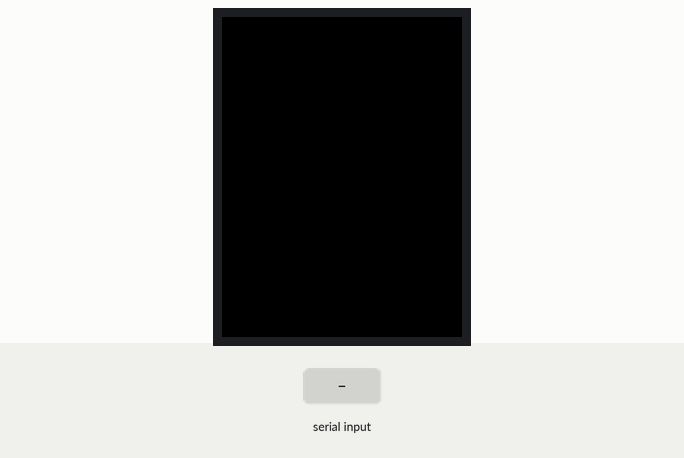
A sketch run on a simulated Arduino Uno, built with avr-gcc and run on an emulated ATmega328P. Parts: 320×240 colour display. The test bench sets the inputs (shaded band).

Above: at 1.3 s.
1.4 s: "BUTTON1 1\n" received over the second serial link
At 3.1 s:
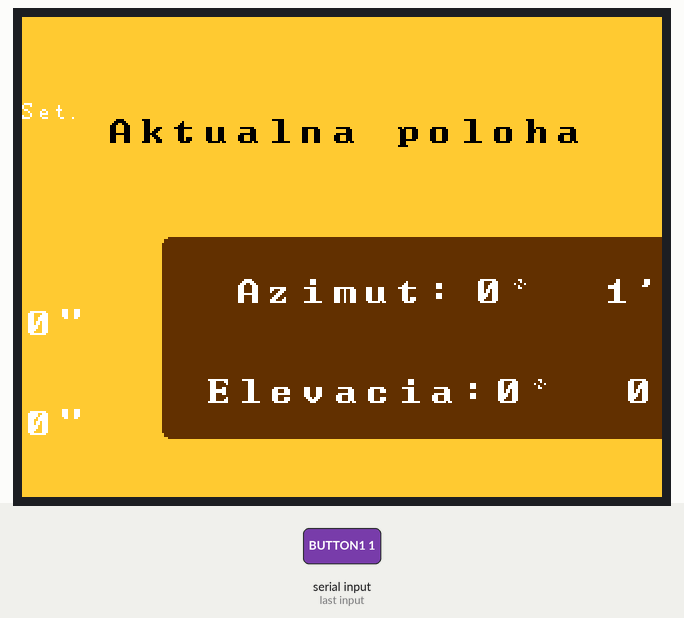
4.1 s: "BUTTON1 150\n" received over the second serial link
6.8 s: "BUTTON1\n" received over the second serial link
At 7.8 s:
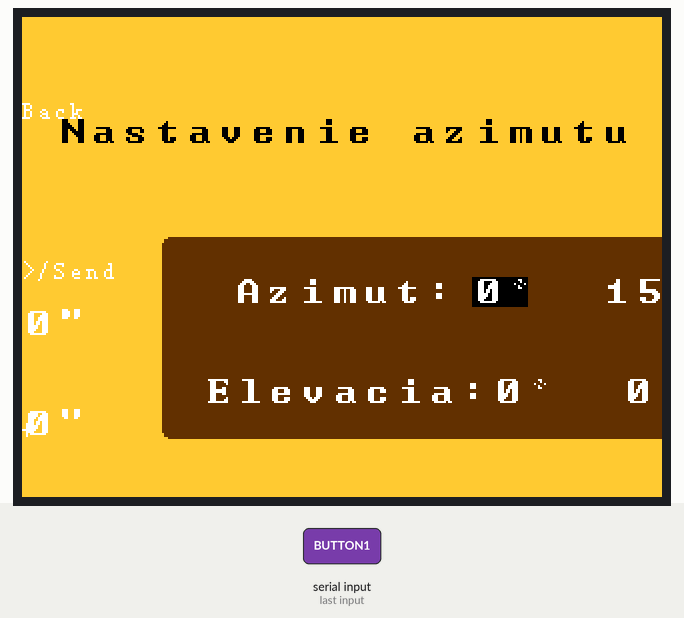
8.5 s: "SEND\n" received over the second serial link
At 9.3 s:
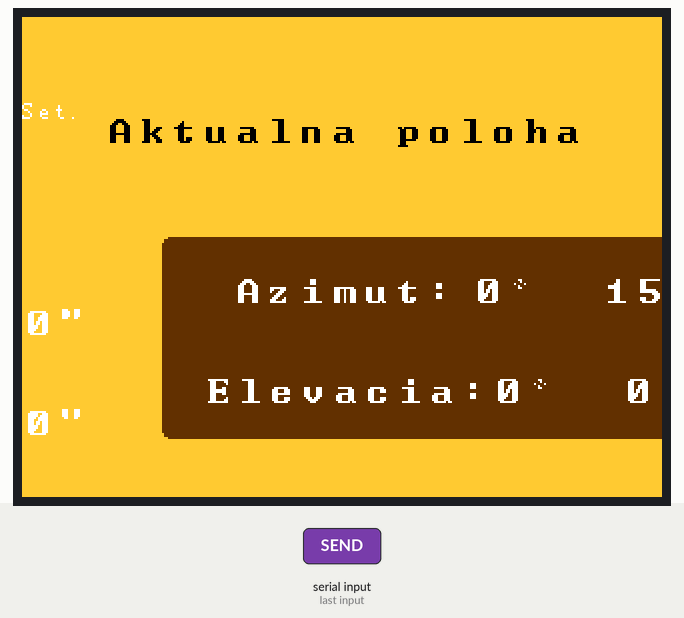
Timing chart, 0 to 11.2 s (numbered marks = the images above; inputs shaded):
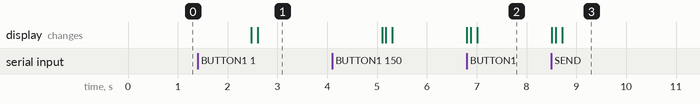

The sketch:

display.ino
```cpp
#include "display.h"

extern UTFTGLUE myGLCD;

void setup()
{
  Serial.begin(9600);
  //while (!Serial);
  toPico.begin(9600);

  myGLCD.InitLCD();

  settingsScreen = false;
  indexOfCurrentChangingNumber = 0;
}

void loop()
{
  if (toPico.available()) {
    String command = toPico.readStringUntil('\n');
    if (command == "BUTTON1" && !settingsScreen) {
      settingsScreen = true;
      indexOfCurrentChangingNumber = 0;
      newAzimuth = azimuth;
      newElevation = elevation;
      showSettings();
    } else if (command == "BUTTON1" && settingsScreen) {
      settingsScreen = false;
      displayAE(azimuth, elevation);
    } else if (command == "BUTTON2" && settingsScreen) {
      indexOfCurrentChangingNumber = (indexOfCurrentChangingNumber + 1) % 3;
      displayNumbers();
    } else if (command == "BUTTON3" && settingsScreen) {
      incrementNumber();
    } else if (command == "BUTTON4" && settingsScreen) {
      decrementNumber();
    } else if (command == "SEND" && settingsScreen) {
      char send[20];
      sprintf(send, "%d %d %d\n", newAzimuth.degrees, newAzimuth.minutes, newAzimuth.seconds);
      toPico.write(send);
      settingsScreen = false;
      displayAE(azimuth, elevation);
    } else if (command != "BUTTON1" && command != "BUTTON2" && command != "BUTTON3" && command != "BUTTON4" && command != "SEND"){
      String elevationStr = toPico.readStringUntil('\n');
      int firstSpace = command.indexOf(' ');
      int secondSpace = command.indexOf(' ', firstSpace + 1);
      azimuth.degrees = command.substring(0, firstSpace).toInt();
      azimuth.minutes = command.substring(firstSpace + 1, secondSpace).toInt();
      azimuth.seconds = command.substring(secondSpace + 1).toInt();

      firstSpace = elevationStr.indexOf(' ');
      secondSpace = elevationStr.indexOf(' ', firstSpace + 1);
      elevation.degrees = elevationStr.substring(0, firstSpace).toInt();
      elevation.minutes = elevationStr.substring(firstSpace + 1, secondSpace).toInt();
      elevation.seconds = elevationStr.substring(secondSpace + 1).toInt();

      azimuth = {azimuth.degrees, azimuth.minutes, azimuth.seconds};
      elevation = {elevation.degrees, elevation.minutes, elevation.seconds};
      if (!settingsScreen){
        displayAE(azimuth, elevation);
      }
    }
  }
}
```

display.cpp
```cpp
#include "display.h"

UTFTGLUE myGLCD(0,A2,A1,A3,A4,A0);
SoftwareSerial toPico(12,11);  // RX = 11 ZLTY na BIELY, TX =12 ORANZOVY na CIERNY (should connect opposite at PICO2)
bool settingsScreen;
DegreesMinutesSeconds azimuth;
DegreesMinutesSeconds elevation;
DegreesMinutesSeconds newAzimuth;
DegreesMinutesSeconds newElevation;
int indexOfCurrentChangingNumber;

void displayAE(DegreesMinutesSeconds azimuth, DegreesMinutesSeconds elevation) {
  myGLCD.clrScr();

  myGLCD.fillScr(255, 200, 50);
  myGLCD.setColor(100, 50, 0);
  myGLCD.fillRoundRect(70, 110, 410, 210);

  myGLCD.fillRoundRect(430, 20, 480, 50);

  myGLCD.setFont(BigFont);
  myGLCD.setBackColor(255, 200, 50);
  myGLCD.setColor(0, 0, 0);
  myGLCD.print("Aktualna poloha", CENTER, 50);

  myGLCD.setColor(255, 255, 255);
  myGLCD.setBackColor(100, 50, 0);

  myGLCD.setFont(SmallFont);
  myGLCD.print("Set.", 445, 30);

  char degrees[10];
  char minutes[10];
  char seconds[10];
  sprintf(degrees, "%d~", azimuth.degrees);
  sprintf(minutes, "%d'", azimuth.minutes);
  sprintf(seconds, "%d\"", azimuth.seconds);
  myGLCD.setFont(BigFont);
  myGLCD.print("Azimut: ", 105, 130);
  myGLCD.print(degrees, 225, 130);
  myGLCD.print(minutes, 290, 130);
  myGLCD.print(seconds, 340, 130);

  sprintf(degrees, "%d~", elevation.degrees);
  sprintf(minutes, "%d'", elevation.minutes);
  sprintf(seconds, "%d\"", elevation.seconds);
  myGLCD.print("Elevacia: ", 90, 180);
  myGLCD.print(degrees, 235, 180);
  myGLCD.print(minutes, 300, 180);
  myGLCD.print(seconds, 350, 180);
}


void showSettings() {
  myGLCD.clrScr();

  myGLCD.fillScr(255, 200, 50);
  myGLCD.setColor(100, 50, 0);
  myGLCD.fillRoundRect(70, 110, 410, 210);

  myGLCD.fillRoundRect(430, 20, 480, 50);
  myGLCD.fillRoundRect(430, 100, 480, 130);
  myGLCD.fillRoundRect(430, 180, 480, 210);
  myGLCD.fillRoundRect(430, 260, 480, 290);

  myGLCD.setFont(BigFont);
  myGLCD.setBackColor(255, 200, 50);
  myGLCD.setColor(0, 0, 0);
  myGLCD.print("Nastavenie azimutu", CENTER, 50);

  myGLCD.setColor(255, 255, 255);
  myGLCD.setBackColor(100, 50, 0);
  myGLCD.setFont(SmallFont);
  myGLCD.print("Back", 440, 30);
  myGLCD.print(">/Send", 432, 110);
  myGLCD.print("+", 453, 190);
  myGLCD.print("-", 453, 270);

  myGLCD.setFont(BigFont);

  char degrees[10];
  char minutes[10];
  char seconds[10];
  sprintf(degrees, "%d~", newAzimuth.degrees);
  sprintf(minutes, "%d'", newAzimuth.minutes);
  sprintf(seconds, "%d\"", newAzimuth.seconds);
  myGLCD.print("Azimut: ", 105, 130);
  if (indexOfCurrentChangingNumber == 0){
    myGLCD.setBackColor(0, 0, 0);
  }
  myGLCD.print(degrees, 225, 130);
  myGLCD.setBackColor(100, 50, 0);
  if (indexOfCurrentChangingNumber == 1){
    myGLCD.setBackColor(0, 0, 0);
  }
  myGLCD.print(minutes, 290, 130);
  myGLCD.setBackColor(100, 50, 0);
  if (indexOfCurrentChangingNumber == 2){
    myGLCD.setBackColor(0, 0, 0);
  }
  myGLCD.print(seconds, 340, 130);
  myGLCD.setBackColor(100, 50, 0);

  sprintf(degrees, "%d~", elevation.degrees);
  sprintf(minutes, "%d'", elevation.minutes);
  sprintf(seconds, "%d\"", elevation.seconds);

  myGLCD.print("Elevacia: ", 90, 180);
  myGLCD.print(degrees, 235, 180);
  myGLCD.print(minutes, 300, 180);
  myGLCD.print(seconds, 350, 180);
}

void displayNumbers() {
  myGLCD.setColor(100, 50, 0);
  myGLCD.fillRoundRect(210, 120, 380, 150);
  char degrees[10];
  char minutes[10];
  char seconds[10];
  sprintf(degrees, "%d~", newAzimuth.degrees);
  sprintf(minutes, "%d'", newAzimuth.minutes);
  sprintf(seconds, "%d\"", newAzimuth.seconds);
  myGLCD.setColor(255, 255, 255);
  myGLCD.setBackColor(100, 50, 0);
  myGLCD.setFont(BigFont);
  if (indexOfCurrentChangingNumber == 0){
    myGLCD.setBackColor(0, 0, 0);
  }
  myGLCD.print(degrees, 225, 130);
  myGLCD.setBackColor(100, 50, 0);
  if (indexOfCurrentChangingNumber == 1){
    myGLCD.setBackColor(0, 0, 0);
  }
  myGLCD.print(minutes, 290, 130);
  myGLCD.setBackColor(100, 50, 0);
  if (indexOfCurrentChangingNumber == 2){
    myGLCD.setBackColor(0, 0, 0);
  }
  myGLCD.print(seconds, 340, 130);
}

void incrementNumber() {
  if (indexOfCurrentChangingNumber == 0) {
    newAzimuth.degrees++;
    if (newAzimuth.degrees >= 360) newAzimuth.degrees = 0;
  } else if (indexOfCurrentChangingNumber == 1) {
    newAzimuth.minutes++;
    if (newAzimuth.minutes >= 60) {
      newAzimuth.minutes = 0;
      newAzimuth.degrees++;
      if (newAzimuth.degrees >= 360) newAzimuth.degrees = 0;
    }
  } else if (indexOfCurrentChangingNumber == 2) {
    newAzimuth.seconds++;
    if (newAzimuth.seconds >= 60) {
      newAzimuth.seconds = 0;
      newAzimuth.minutes++;
      if (newAzimuth.minutes >= 60) {
        newAzimuth.minutes = 0;
        newAzimuth.degrees++;
        if (newAzimuth.degrees >= 360) newAzimuth.degrees = 0;
      }
    }
  }
  displayNumbers();
}

void decrementNumber() {
  if (indexOfCurrentChangingNumber == 0) {
    newAzimuth.degrees--;
    if (newAzimuth.degrees < 0) newAzimuth.degrees = 359;
  } else if (indexOfCurrentChangingNumber == 1) {
    newAzimuth.minutes--;
    if (newAzimuth.minutes < 0) {
      newAzimuth.minutes = 59;
      newAzimuth.degrees--;
      if (newAzimuth.degrees < 0) newAzimuth.degrees = 359;
    }
  } else if (indexOfCurrentChangingNumber == 2) {
    newAzimuth.seconds--;
    if (newAzimuth.seconds < 0) {
      newAzimuth.seconds = 59;
      newAzimuth.minutes--;
      if (newAzimuth.minutes < 0) {
        newAzimuth.minutes = 59;
        newAzimuth.degrees--;
        if (newAzimuth.degrees < 0) newAzimuth.degrees = 359;
      }
    }
  }
  displayNumbers();
}
```

display.h
```cpp
#ifndef DISPLAY_H
#define DISPLAY_H
#include <SoftwareSerial.h>
#include <UTFTGLUE.h>

struct DegreesMinutesSeconds {
    int degrees;
    int minutes;
    int seconds;
};

struct AzimuthElevation {
    double azimuth;
    double elevation;
};

extern UTFTGLUE myGLCD;  // Declare as extern
extern SoftwareSerial toPico;
extern bool settingsScreen;
extern DegreesMinutesSeconds azimuth;
extern DegreesMinutesSeconds elevation;
extern DegreesMinutesSeconds newAzimuth;
extern DegreesMinutesSeconds newElevation;
extern int indexOfCurrentChangingNumber;

// Dispalays AzimuthElevation structure on screen
// @param azimutElevation pointer to AzimuthElevation structure
// @return 0 if success, -1 if error
void displayAE(DegreesMinutesSeconds azimuth, DegreesMinutesSeconds elevation);

void showSettings();
void displayNumbers();
void incrementNumber();
void decrementNumber();

#endif // DISPLAY_H
```

Measured:
- after the input at 1.4 s, the display: first changes after 1.1 s (image 1 shows a later state)
- after the input at 6.8 s, the display: first changes at once (image 2 shows a later state)
- after the input at 8.5 s, the display: first changes at once (image 3 shows a later state)
